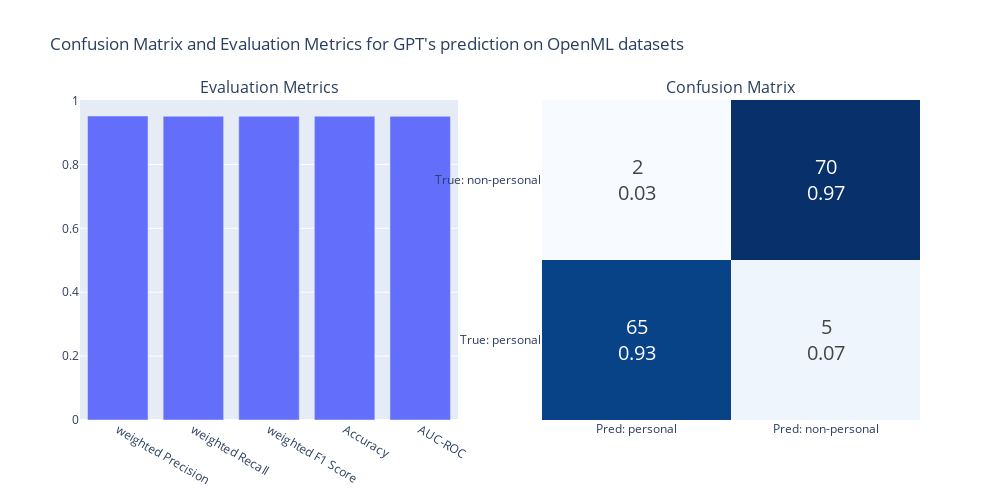

Notebook source saved alongside this figure:
### Code cell
plot_gpt_results(results_openml_personal, title="GPT's prediction on OpenML datasets")

### Figure 1 — Plotly figure (JSON) as saved in the notebook; plotly's stock layout.template omitted (floating-point values rounded to 4 significant figures)
{"data": [{"showlegend": false, "type": "bar", "x": ["weighted Precision", "weighted Recall", "weighted F1 Score", "Accuracy", "AUC-ROC"], "xaxis": "x", "y": [0.9515, 0.9507, 0.9507, 0.9507, 0.9504], "yaxis": "y"}, {"colorscale": [[0, "rgb(247,251,255)"], [0.125, "rgb(222,235,247)"], [0.25, "rgb(198,219,239)"], [0.375, "rgb(158,202,225)"], [0.5, "rgb(107,174,214)"], [0.625, "rgb(66,146,198)"], [0.75, "rgb(33,113,181)"], [0.875, "rgb(8,81,156)"], [1, "rgb(8,48,107)"]], "showscale": false, "text": [["65<br>0.93", "5<br>0.07"], ["2<br>0.03", "70<br>0.97"]], "textfont": {"size": 20}, "texttemplate": "%{text}", "type": "heatmap", "x": ["Pred: personal", "Pred: non-personal"], "xaxis": "x2", "y": ["True: personal", "True: non-personal"], "yaxis": "y2", "z": [[65, 5], [2, 70]]}], "layout": {"annotations": [{"font": {"size": 16}, "showarrow": false, "text": "Evaluation Metrics", "x": 0.225, "xanchor": "center", "xref": "paper", "y": 1, "yanchor": "bottom", "yref": "paper"}, {"font": {"size": 16}, "showarrow": false, "text": "Confusion Matrix", "x": 0.775, "xanchor": "center", "xref": "paper", "y": 1, "yanchor": "bottom", "yref": "paper"}], "height": 500, "showlegend": false, "title": {"text": "Confusion Matrix and Evaluation Metrics for GPT's prediction on OpenML datasets"}, "width": 1000, "xaxis": {"anchor": "y", "domain": [0, 0.45]}, "xaxis2": {"anchor": "y2", "domain": [0.55, 1]}, "yaxis": {"anchor": "x", "domain": [0, 1]}, "yaxis2": {"anchor": "x2", "domain": [0, 1]}}}
